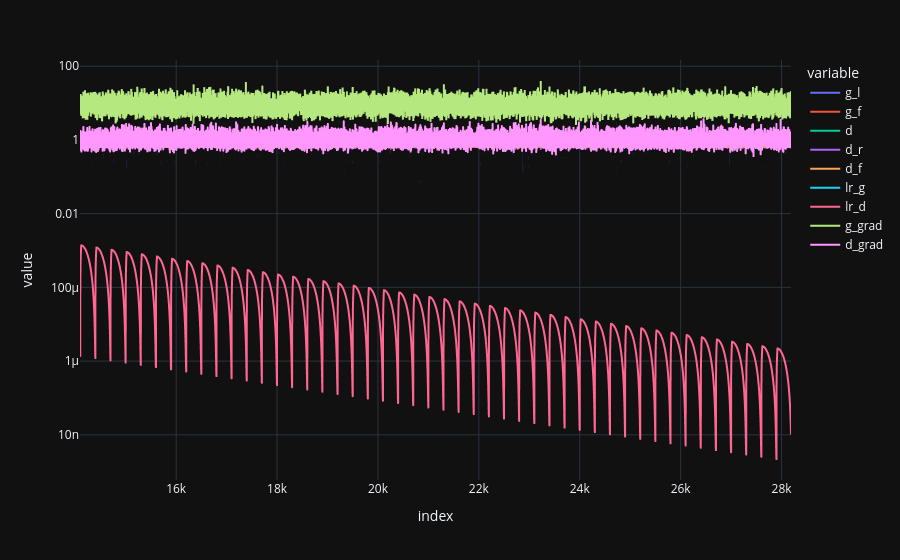

Write notebook code for a chart like this one.
### Code cell
import gc

epoch = 300


def train(epoch=20, iter=iter):
    torch.cuda.empty_cache()
    gc.collect()

    dl = DataLoader(tdata, batch_size=16, shuffle=True)
    max_step = len(dl)
    # epoch = 20
    for ep in range(epoch):
        for step, batch in enumerate(dl):
            # (d_loss,
            loss = train_step(batch, gan=True, iter=iter)
            log.append((iter, *loss))
            iter += 1

            if step % 20 == 0:
                clear_output(wait=False)
                with torch.inference_mode():
                    to_vis = [
                        *batch["target"][:2].to(device),
                        *generator(
                            add_rot_mask(
                                batch["color"][:2].to(device),
                                batch["rot"][:2].to(device),
                                batch["mask"][:2].to(device),
                            )
                        ),
                    ]
                to_vis = torch.cat(to_vis, dim=2).detach().cpu()
                vis(to_vis)
                print(f"{ep} / {epoch}, step: {step} / {max_step}")
                gfx = pd.DataFrame(
                    log,
                    columns=[
                        "iter",
                        "g_l",
                        "g_f",
                        "d",
                        "d_r",
                        "d_f",
                        "lr_g",
                        "lr_d",
                        "g_grad",
                        "d_grad",
                    ],
                )
                df = gfx
                fig = px.line(df.iloc[len(df) // 2 :, 1:])
                fig.update_yaxes(type="log")
                fig.show()


train(epoch, iter=iter)

### Figure 1 — Plotly figure (JSON) as saved in the notebook; plotly's stock layout.template omitted (floating-point values rounded to 4 significant figures; data arrays with more than 128 entries replaced by an {"elided": "..."} marker saying what was removed)
{"data": [{"hovertemplate": "variable=g_l<br>index=%{x}<br>value=%{y}<extra></extra>", "legendgroup": "g_l", "line": {"color": "#636efa", "dash": "solid"}, "marker": {"symbol": "circle"}, "mode": "lines", "name": "g_l", "showlegend": true, "type": "scattergl", "x": {"elided": "14094 int values"}, "xaxis": "x", "y": {"elided": "14094 float values"}, "yaxis": "y"}, {"hovertemplate": "variable=g_f<br>index=%{x}<br>value=%{y}<extra></extra>", "legendgroup": "g_f", "line": {"color": "#EF553B", "dash": "solid"}, "marker": {"symbol": "circle"}, "mode": "lines", "name": "g_f", "showlegend": true, "type": "scattergl", "x": {"elided": "14094 int values"}, "xaxis": "x", "y": {"elided": "14094 float values"}, "yaxis": "y"}, {"hovertemplate": "variable=d<br>index=%{x}<br>value=%{y}<extra></extra>", "legendgroup": "d", "line": {"color": "#00cc96", "dash": "solid"}, "marker": {"symbol": "circle"}, "mode": "lines", "name": "d", "showlegend": true, "type": "scattergl", "x": {"elided": "14094 int values"}, "xaxis": "x", "y": {"elided": "14094 float values"}, "yaxis": "y"}, {"hovertemplate": "variable=d_r<br>index=%{x}<br>value=%{y}<extra></extra>", "legendgroup": "d_r", "line": {"color": "#ab63fa", "dash": "solid"}, "marker": {"symbol": "circle"}, "mode": "lines", "name": "d_r", "showlegend": true, "type": "scattergl", "x": {"elided": "14094 int values"}, "xaxis": "x", "y": {"elided": "14094 float values"}, "yaxis": "y"}, {"hovertemplate": "variable=d_f<br>index=%{x}<br>value=%{y}<extra></extra>", "legendgroup": "d_f", "line": {"color": "#FFA15A", "dash": "solid"}, "marker": {"symbol": "circle"}, "mode": "lines", "name": "d_f", "showlegend": true, "type": "scattergl", "x": {"elided": "14094 int values"}, "xaxis": "x", "y": {"elided": "14094 float values"}, "yaxis": "y"}, {"hovertemplate": "variable=lr_g<br>index=%{x}<br>value=%{y}<extra></extra>", "legendgroup": "lr_g", "line": {"color": "#19d3f3", "dash": "solid"}, "marker": {"symbol": "circle"}, "mode": "lines", "name": "lr_g", "showlegend": true, "type": "scattergl", "x": {"elided": "14094 int values"}, "xaxis": "x", "y": {"elided": "14094 float values"}, "yaxis": "y"}, {"hovertemplate": "variable=lr_d<br>index=%{x}<br>value=%{y}<extra></extra>", "legendgroup": "lr_d", "line": {"color": "#FF6692", "dash": "solid"}, "marker": {"symbol": "circle"}, "mode": "lines", "name": "lr_d", "showlegend": true, "type": "scattergl", "x": {"elided": "14094 int values"}, "xaxis": "x", "y": {"elided": "14094 float values"}, "yaxis": "y"}, {"hovertemplate": "variable=g_grad<br>index=%{x}<br>value=%{y}<extra></extra>", "legendgroup": "g_grad", "line": {"color": "#B6E880", "dash": "solid"}, "marker": {"symbol": "circle"}, "mode": "lines", "name": "g_grad", "showlegend": true, "type": "scattergl", "x": {"elided": "14094 int values"}, "xaxis": "x", "y": {"elided": "14094 float values"}, "yaxis": "y"}, {"hovertemplate": "variable=d_grad<br>index=%{x}<br>value=%{y}<extra></extra>", "legendgroup": "d_grad", "line": {"color": "#FF97FF", "dash": "solid"}, "marker": {"symbol": "circle"}, "mode": "lines", "name": "d_grad", "showlegend": true, "type": "scattergl", "x": {"elided": "14094 int values"}, "xaxis": "x", "y": {"elided": "14094 float values"}, "yaxis": "y"}], "layout": {"legend": {"title": {"text": "variable"}, "tracegroupgap": 0}, "margin": {"t": 60}, "xaxis": {"anchor": "y", "domain": [0, 1], "title": {"text": "index"}}, "yaxis": {"anchor": "x", "domain": [0, 1], "title": {"text": "value"}, "type": "log"}}}
